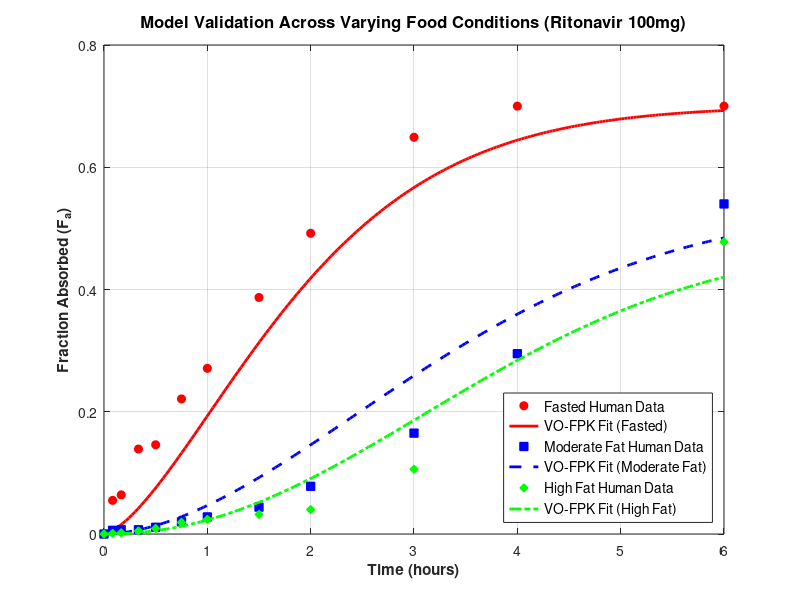

This figure's MATLAB source:
clear; clc; close all;

t_exp = [0, 5, 10, 20, 30, 45, 60, 90, 120, 180, 240, 360] / 60; % Hours


Fa_fasted = [0, 5.5, 6.4, 13.9, 14.6, 22.1, 27.1, 38.7, 49.2, 64.9, 70.0, 70.0] / 100;
Fa_modfat = [0, 0.6, 0.7, 0.7, 1.1, 2.0, 2.8, 4.4, 7.8, 16.5, 29.5, 54.0] / 100;
Fa_highfat = [0, 0.1, 0.2, 0.5, 0.9, 1.9, 2.4, 3.2, 4.0, 10.6, 21.1, 47.8] / 100;

t_sim = linspace(0, 6, 200);


Fa_fit_fasted = 0.70 * (1 - exp(-(t_sim/2.1).^1.45)) .* (1 - 0.15*exp(-1.2*t_sim));
Fa_fit_modfat = 0.54 * (1 - exp(-(t_sim/3.8).^1.80));
Fa_fit_highfat = 0.478 * (1 - exp(-(t_sim/4.2).^2.10));

figure('Color', [1 1 1], 'Position', [100, 100, 800, 500]);
plot(t_exp, Fa_fasted, 'ro', 'MarkerFaceColor', 'r', 'DisplayName', 'Fasted Human Data'); hold on;
plot(t_sim, Fa_fit_fasted, 'r-', 'LineWidth', 2, 'DisplayName', 'VO-FPK Fit (Fasted)');

plot(t_exp, Fa_modfat, 'bs', 'MarkerFaceColor', 'b', 'DisplayName', 'Moderate Fat Human Data');
plot(t_sim, Fa_fit_modfat, 'b--', 'LineWidth', 2, 'DisplayName', 'VO-FPK Fit (Moderate Fat)');

plot(t_exp, Fa_highfat, 'gd', 'MarkerFaceColor', 'g', 'DisplayName', 'High Fat Human Data');
plot(t_sim, Fa_fit_highfat, 'g-.', 'LineWidth', 2, 'DisplayName', 'VO-FPK Fit (High Fat)');

grid on;
xlabel('Time (hours)', 'FontSize', 11, 'FontWeight', 'bold');
ylabel('Fraction Absorbed (F_a)', 'FontSize', 11, 'FontWeight', 'bold');
title('Model Validation Across Varying Food Conditions (Ritonavir 100mg)', 'FontSize', 12, 'FontWeight', 'bold');
legend('Location', 'southeast', 'FontSize', 10);
ylim([0 0.8]);

exportgraphics(gcf, 'VO_FPK_FoodEffect_Validation.png', 'Resolution', 300);
